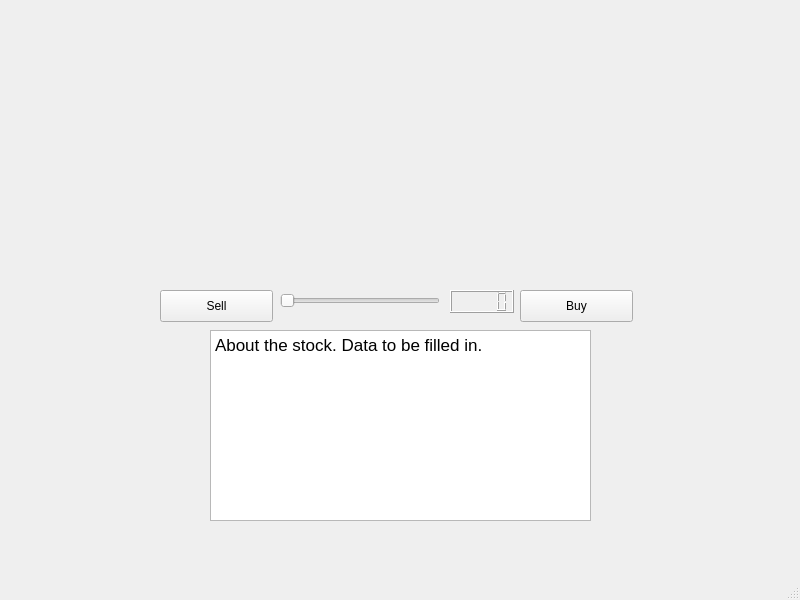
<?xml version="1.0" encoding="UTF-8"?>
<ui version="4.0">
 <class>MainWindow</class>
 <widget class="QMainWindow" name="MainWindow">
  <property name="geometry">
   <rect>
    <x>0</x>
    <y>0</y>
    <width>800</width>
    <height>600</height>
   </rect>
  </property>
  <property name="windowTitle">
   <string>MainWindow</string>
  </property>
  <widget class="QWidget" name="centralwidget">
   <widget class="QTextBrowser" name="stockDescription">
    <property name="geometry">
     <rect>
      <x>210</x>
      <y>330</y>
      <width>381</width>
      <height>191</height>
     </rect>
    </property>
    <property name="html">
     <string>&lt;!DOCTYPE HTML PUBLIC &quot;-//W3C//DTD HTML 4.0//EN&quot; &quot;http://www.w3.org/TR/REC-html40/strict.dtd&quot;&gt;
&lt;html&gt;&lt;head&gt;&lt;meta name=&quot;qrichtext&quot; content=&quot;1&quot; /&gt;&lt;style type=&quot;text/css&quot;&gt;
p, li { white-space: pre-wrap; }
&lt;/style&gt;&lt;/head&gt;&lt;body style=&quot; font-family:'.SF NS Text'; font-size:13pt; font-weight:400; font-style:normal;&quot;&gt;
&lt;p style=&quot; margin-top:0px; margin-bottom:0px; margin-left:0px; margin-right:0px; -qt-block-indent:0; text-indent:0px;&quot;&gt;&lt;span style=&quot; font-family:'.SF NS Text';&quot;&gt;About the stock. Data to be filled in.&lt;/span&gt;&lt;/p&gt;&lt;/body&gt;&lt;/html&gt;</string>
    </property>
   </widget>
   <widget class="QSlider" name="amountInvesting">
    <property name="geometry">
     <rect>
      <x>280</x>
      <y>290</y>
      <width>160</width>
      <height>22</height>
     </rect>
    </property>
    <property name="orientation">
     <enum>Qt::Horizontal</enum>
    </property>
   </widget>
   <widget class="QPushButton" name="buy">
    <property name="geometry">
     <rect>
      <x>520</x>
      <y>290</y>
      <width>113</width>
      <height>32</height>
     </rect>
    </property>
    <property name="text">
     <string>Buy</string>
    </property>
   </widget>
   <widget class="QPushButton" name="sell">
    <property name="geometry">
     <rect>
      <x>160</x>
      <y>290</y>
      <width>113</width>
      <height>32</height>
     </rect>
    </property>
    <property name="text">
     <string>Sell</string>
    </property>
   </widget>
   <widget class="QLCDNumber" name="lcdNumber">
    <property name="geometry">
     <rect>
      <x>450</x>
      <y>290</y>
      <width>64</width>
      <height>23</height>
     </rect>
    </property>
   </widget>
   <widget class="QCustomPlot" name="stockPlot" native="true">
    <property name="geometry">
     <rect>
      <x>160</x>
      <y>10</y>
      <width>461</width>
      <height>271</height>
     </rect>
    </property>
   </widget>
  </widget>
  <widget class="QMenuBar" name="menubar">
   <property name="geometry">
    <rect>
     <x>0</x>
     <y>0</y>
     <width>800</width>
     <height>22</height>
    </rect>
   </property>
  </widget>
  <widget class="QStatusBar" name="statusbar"/>
 </widget>
 <customwidgets>
  <customwidget>
   <class>QCustomPlot</class>
   <extends>QWidget</extends>
   <header>qcustomplot.h</header>
   <container>1</container>
  </customwidget>
 </customwidgets>
 <resources/>
 <connections>
  <connection>
   <sender>amountInvesting</sender>
   <signal>valueChanged(int)</signal>
   <receiver>lcdNumber</receiver>
   <slot>display(int)</slot>
   <hints>
    <hint type="sourcelabel">
     <x>415</x>
     <y>319</y>
    </hint>
    <hint type="destinationlabel">
     <x>465</x>
     <y>321</y>
    </hint>
   </hints>
  </connection>
 </connections>
</ui>
